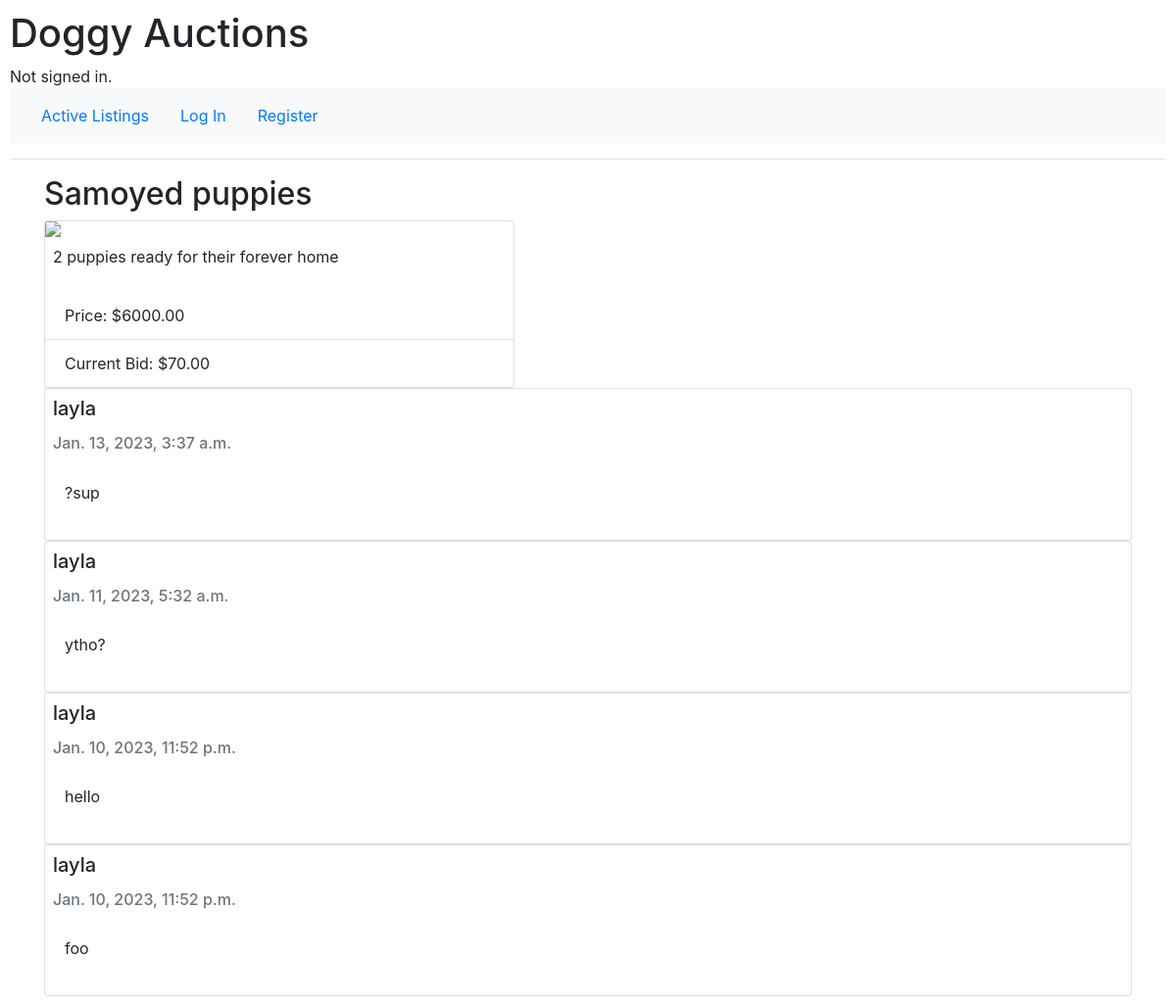
/listing/1, run on the app's committed database.
### auctions/models.py (models this page shows, shortened)
class Listing(models.Model):
    title = models.CharField(max_length=64)
    description = models.CharField(max_length=160)
    img_path = models.CharField(max_length=1024)
    price = models.DecimalField(max_digits=7, decimal_places=2)
    created_at = models.DateTimeField(default=datetime.now, blank=True)
    user = models.ForeignKey("User", on_delete=models.CASCADE, related_name="listings")
    winner = models.ForeignKey("User", on_delete=models.CASCADE, blank=True, null=True, related_name="listings_won")
    category = models.ForeignKey("Category", on_delete=models.CASCADE, related_name="listings")
    status = models.IntegerField(default=0) # 0 is open, 1 is closed

class Bid(models.Model):
    amount = models.DecimalField(max_digits=7, decimal_places=2)
    listing = models.ForeignKey("Listing", on_delete=models.CASCADE, related_name="bids")
    user = models.ForeignKey("User", on_delete=models.CASCADE, related_name="bids")

class Comment(models.Model):
    text = models.CharField(max_length=1024, blank=True)
    listing = models.ForeignKey("Listing", on_delete=models.CASCADE, related_name="comments")
    user = models.ForeignKey("User", on_delete=models.CASCADE, related_name="comments")
    created_at = models.DateTimeField(default=datetime.now, blank=True)

class User(AbstractUser):
    watched_listings = models.ManyToManyField("Listing", blank=True, related_name="watched_by")

### auctions/views.py (the view)
# urls.py: path("listing/<id>", views.listing, name="listing"),
def listing(request, id):
    listing = Listing.objects.get(pk=id)
    max_bid = listing.bids.order_by('-amount').first() # SELECT * FROM bids WHERE listing = id ORDER BY amount DESC LIMIT 1
    comments = listing.comments.order_by('-created_at') # SELECT * FROM comments WHERE listing = id ORDER BY created_at DESC
    if listing == None:
        return render(request, "auctions/404.html", status=404)
    if request.method == "POST":
        if listing.watched_by.filter(id=request.user.id).exists():
            listing.watched_by.remove(request.user)
        else:
            listing.watched_by.add(request.user)
        return redirect("watchlist")
    return render(request, "auctions/listing.html", {
        "listing": listing,
        "bid_form": NewBidForm(),
        "max_bid": max_bid,
        "comment_form": NewCommentForm(),
        "comments": comments,
    })

### auctions/context_processors.py (called while the page is built)
def add_variable_to_context(request):
    return {
        'categories': Category.objects.all()
    }

### auctions/templates/auctions/listing.html (shortened to what this page needs)
{% extends "auctions/layout.html" %}
{% block body %}
    <h2>{{ listing.title }}</h2>
    <div>
        <div class="card listing">
            <img src="{{ listing.img_path }}" class="card-img-top">
            <p class="card-text p-2">{{ listing.description }}</p>
            <ul class="list-group list-group-flush">
                <li class="list-group-item">Price: ${{ listing.price }}</li>
                <li class="list-group-item">Current Bid: ${{ max_bid.amount }}</li>
            </ul>
        </div>
        {% for comment in comments %}
            <div class="card">
                <h5 class="card-title p-2">{{ comment.user }}</h5>
                <h6 class="card-subtitle px-2 mb-2 text-muted">{{ comment.created_at }}</h6>
                <p class="card-body">{{ comment.text }}</p>
            </div>
        {% endfor %}
    </div>
{% endblock %}

### auctions/static/auctions/styles.css (style rules this page uses)
body { padding: 10px; }
img { width: 20rem; }
.listing { max-width: 30rem; }

### data on the page
Listing: title "Samoyed puppies", description "2 puppies ready for their forever home", price "6000.00"
Bid: amount "70.00"
Comment: user "layla", created_at "Jan. 13, 2023, 3:37 a.m.", text "?sup"
Comment: user "layla", created_at "Jan. 11, 2023, 5:32 a.m.", text "ytho?"
Comment: user "layla", created_at "Jan. 10, 2023, 11:52 p.m.", text "hello"
Comment: user "layla", created_at "Jan. 10, 2023, 11:52 p.m.", text "foo"
